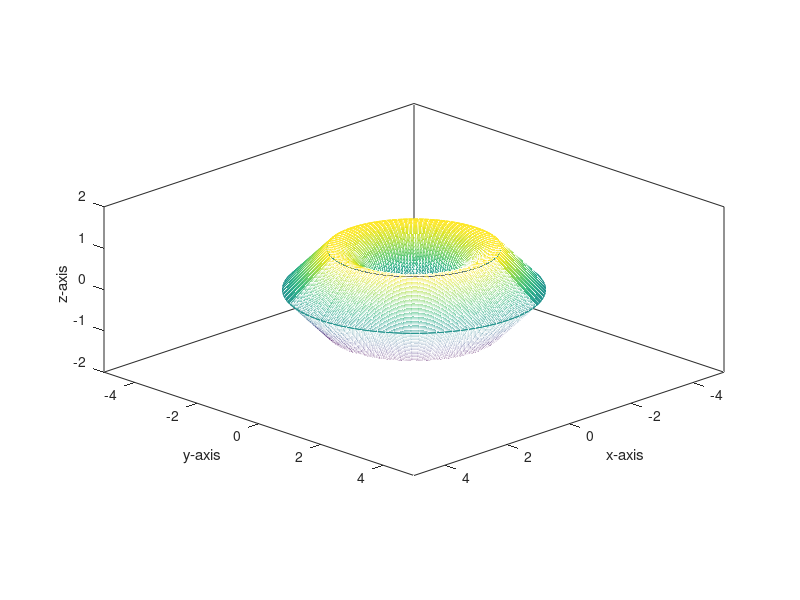

This chart was generated by the following MATLAB code:
u1v = linspace(-1/3,0);
u2v = linspace(0,1/3);
thetav = linspace(0,2*pi);
phiv = linspace(pi/2,3*pi/2);
[theta,phi] = meshgrid(thetav,phiv);
[theta1,u1] = meshgrid(thetav,u1v);
[theta2,u2] = meshgrid(thetav,u2v);
x1 = (3-3*u2).*cos(theta1);
y1 = (3-3*u2).*sin(theta1);
z1 = -3*u2;


x2 = (3-3*u2).*cos(theta1);
y2 = (3-3*u2).*sin(theta1);
z2 = 3*u2;

x3 = (2 + cos(phi)).*cos(theta);
y3 = (2 + cos(phi)).*sin(theta);
z3 = sin(phi);

fig = figure('visible','off');
  hold on;
  mesh(x1,y1,z1);
  mesh(x2,y2,z2);
  mesh(x3,y3,z3);
  axis equal;
  box on;
  xlabel('x-axis')
  ylabel('y-axis')
  zlabel('z-axis')
  xlim([-5,5]);
  ylim([-5,5]);
  zlim([-2,2]);
  view([1,1,0.5]);

print(fig, 'b42-a8-1b','-dpng');
  